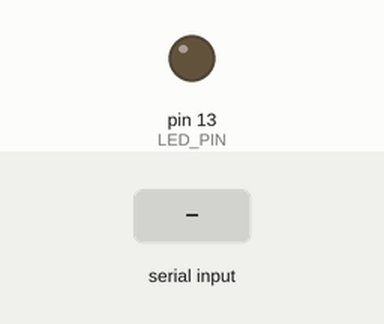
This sketch was run on a simulated Arduino Uno, built with avr-gcc and run on an emulated ATmega328P. Parts: output pins drawn as LEDs (lit = HIGH). Inputs (shaded band) come from the test bench.

Above: at 1.2 s.
1.3 s: "1" received over Serial
At 1.8 s:
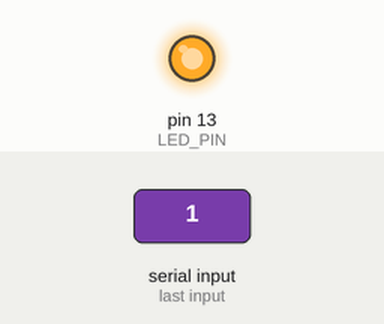
2.8 s: "0" received over Serial
At 4.1 s:
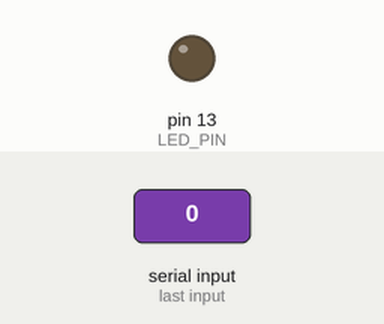
Timing chart, 0 to 5.8 s (numbered marks = the images above; inputs shaded):
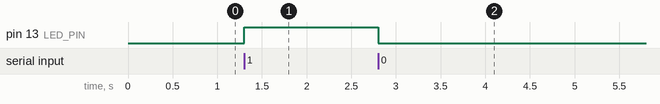

The sketch:

arduino.ino
```cpp
#define LED_PIN 13  // Or whichever pin you use

void setup() {
  pinMode(LED_PIN, OUTPUT);
  Serial.begin(9600);
}

void loop() {
  if (Serial.available()) {
    char data = Serial.read();
    if (data == '1') {
      digitalWrite(LED_PIN, HIGH);  // LED ON
    } else if (data == '0') {
      digitalWrite(LED_PIN, LOW);   // LED OFF
    }
  }
}
```

Measured:
- after the input at 1.3 s, pin 13 (LED_PIN): LOW → HIGH at once
- after the input at 2.8 s, pin 13 (LED_PIN): HIGH → LOW at once
